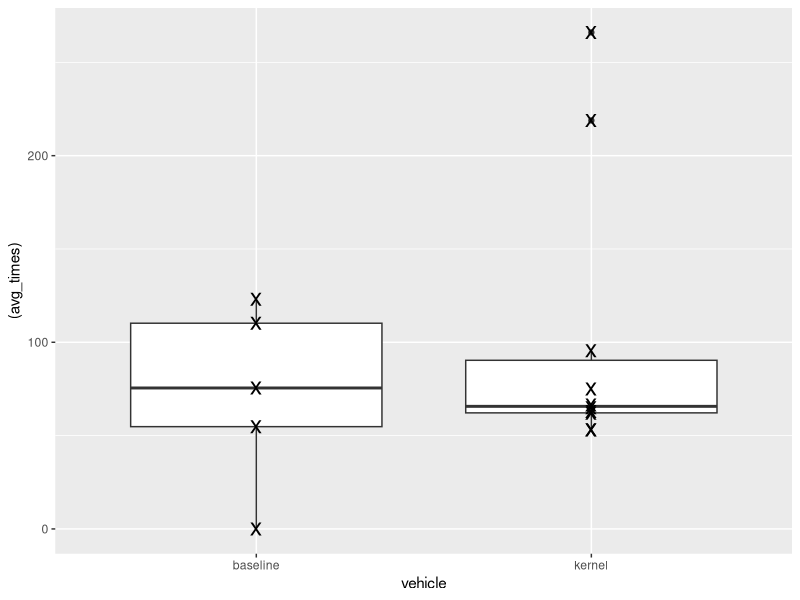
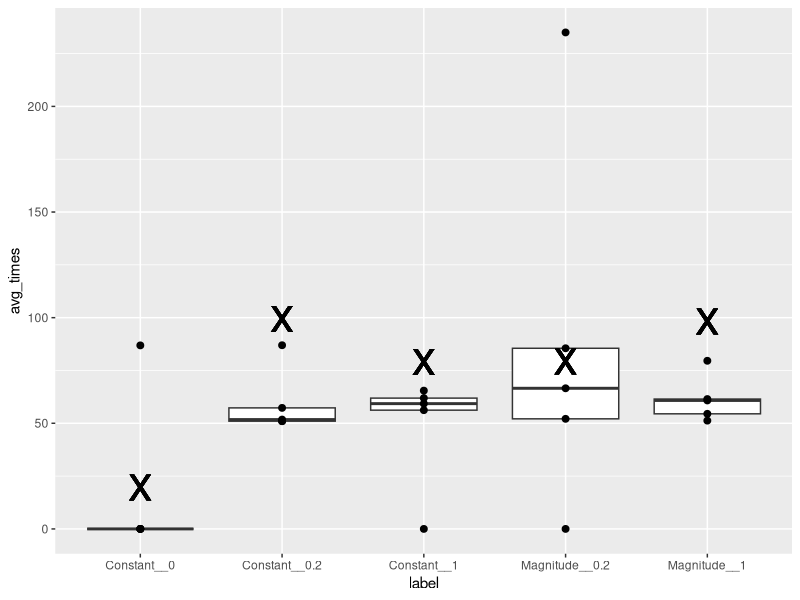
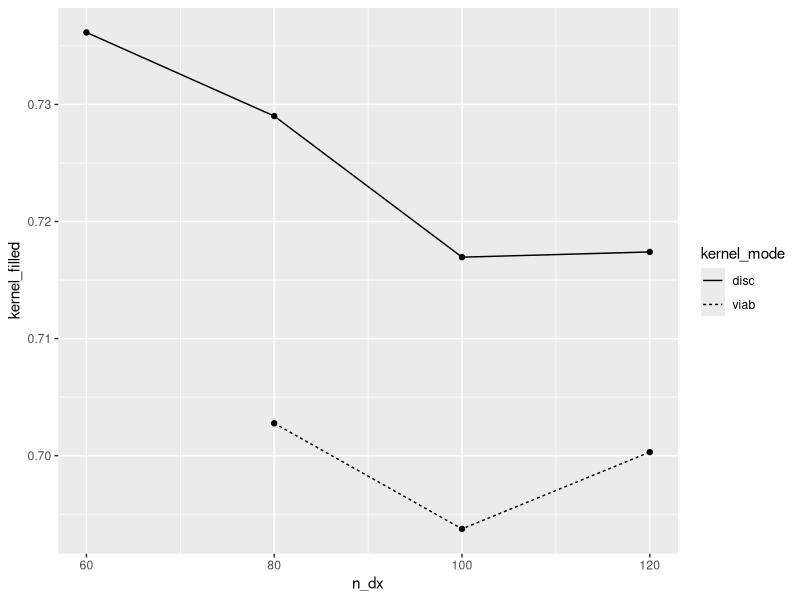
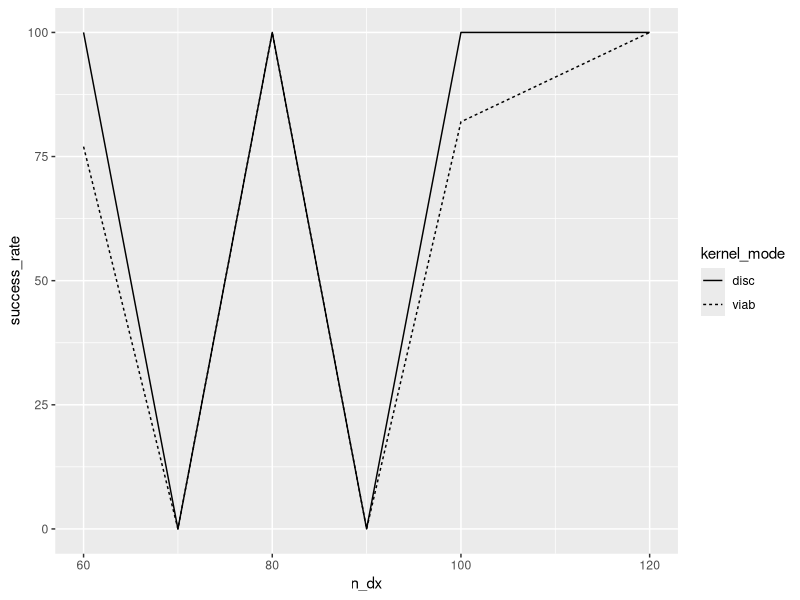
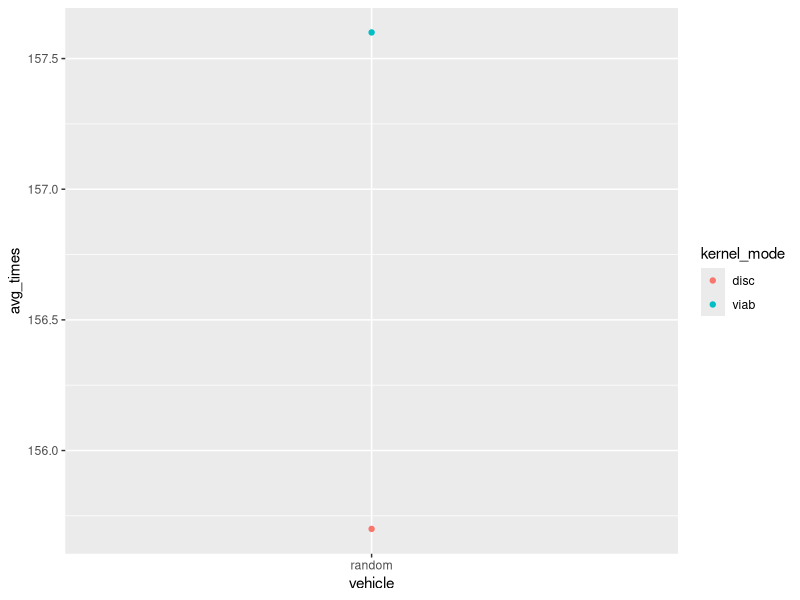
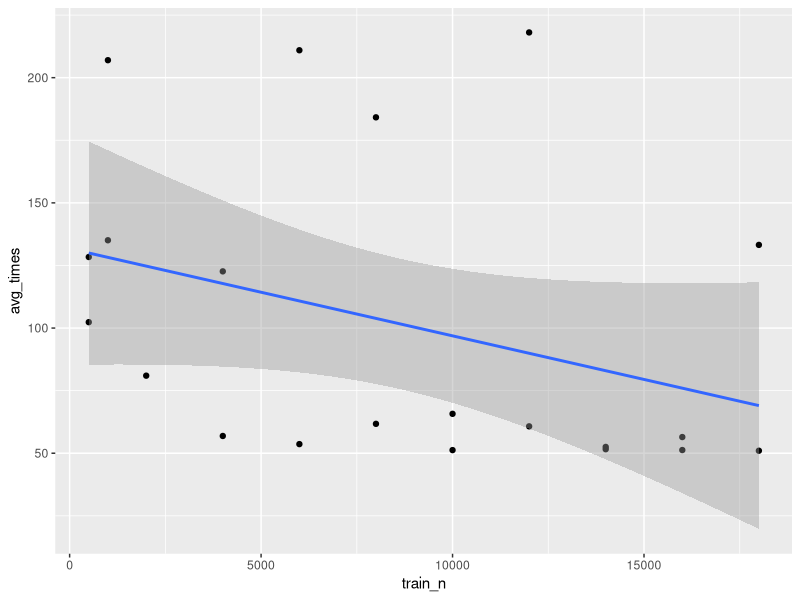
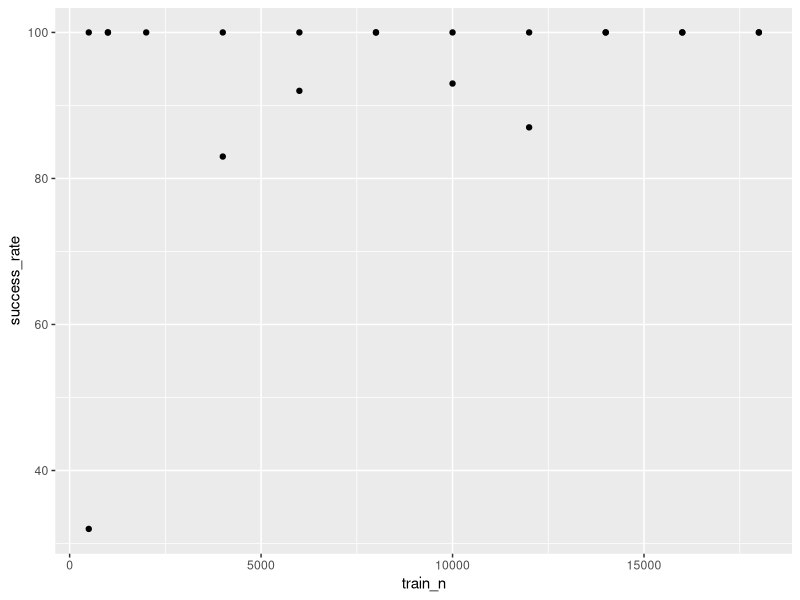
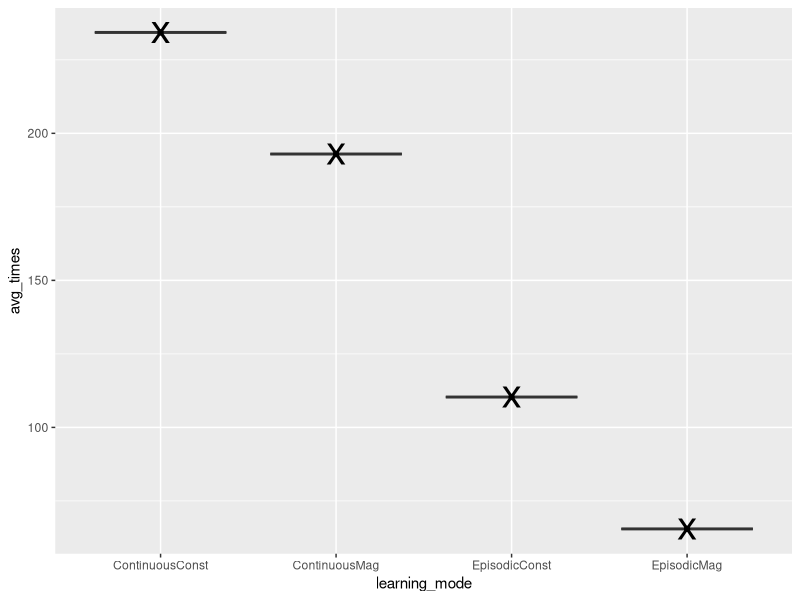

Generate these figures, in order, with R:

library(ggplot2)
library(dplyr)
library(tidyr)

test_data = read.csv("PaperTable.csv")

# Baseline
test_data %>%
  filter(EvalName=="BaselineComp")%>%
  select(avg_times, success_rate, test_number, reward, kernel_reward, vehicle, test_number) %>%
  ggplot(aes(x=vehicle, y=(avg_times)))+
  geom_boxplot()+
  geom_point(shape='x', size=6)

# Kernel Reward
test_data %>%
  filter(EvalName=="KernelReward")%>%
  select(avg_times, success_rate, test_number, reward, kernel_reward, sss_reward_scale, test_number) %>%
  unite("label", kernel_reward, sss_reward_scale, sep="__")%>%
  group_by(label) %>%
  mutate(mean_success=mean(success_rate))%>%
  ggplot(aes(x=label, y=avg_times))+
  geom_boxplot(outlier.shape=NA)+
  geom_point(aes(y=avg_times), size=2)+
  geom_point(aes(y=mean_success), shape='x', size=12)

# Discretisation
test_data %>%
  filter(EvalName=="KernelDiscret_ndx")%>%
  filter(success_rate>80)%>%
  select(avg_times, success_rate, test_number, n_dx, constant_value, kernel_mode, kernel_filled)%>%
  ggplot(aes(x=n_dx, y=kernel_filled, group=kernel_mode))+
  geom_line(aes(linetype=kernel_mode))+
  geom_point()
test_data %>%
  filter(EvalName=="KernelDiscret_ndx")%>%
  select(avg_times, success_rate, test_number, n_dx, constant_value, kernel_mode, kernel_filled)%>%
  ggplot(aes(x=n_dx, y=success_rate, group=kernel_mode))+
  geom_line(aes(linetype=kernel_mode))

test_data %>%
  filter(vehicle=="constant"|vehicle=="random")%>%
  filter(test_number==1)%>%
  select(avg_times, success_rate, test_number, vehicle, constant_value, kernel_mode) %>%
  ggplot(aes(x=vehicle, y=avg_times, color=kernel_mode))+
  geom_point()




# Steps SSS
test_data %>%
  filter(EvalName=="StepsSSS") %>%
  filter(avg_times!=0) %>%
  select(avg_times, success_rate, kernel_reward, vehicle, train_n) %>%
  ggplot(aes(x=train_n, y=avg_times))+
  geom_point()+
  geom_smooth(method=lm)

test_data %>%
  filter(EvalName=="StepsSSS") %>%
  filter(avg_times!=0) %>%
  select(avg_times, success_rate, kernel_reward, vehicle, train_n) %>%
  ggplot(aes(x=train_n, y=success_rate))+
  geom_point()

test_data = read.csv("PaperTable.csv")
# kernel mode
test_data %>%
  filter(EvalName=="LearningMode") %>%
  # filter(avg_times!=0) %>%
  select(avg_times, success_rate, kernel_reward, learning, learning_mode, train_n) %>%
  group_by(learning_mode)%>%
  mutate(mean_time=mean(avg_times))%>%
  ggplot(aes(x=learning_mode, y=avg_times, group=learning_mode))+
  geom_boxplot()+
  geom_point()+
  geom_point(aes(y=mean_time), shape='x', size=10)

